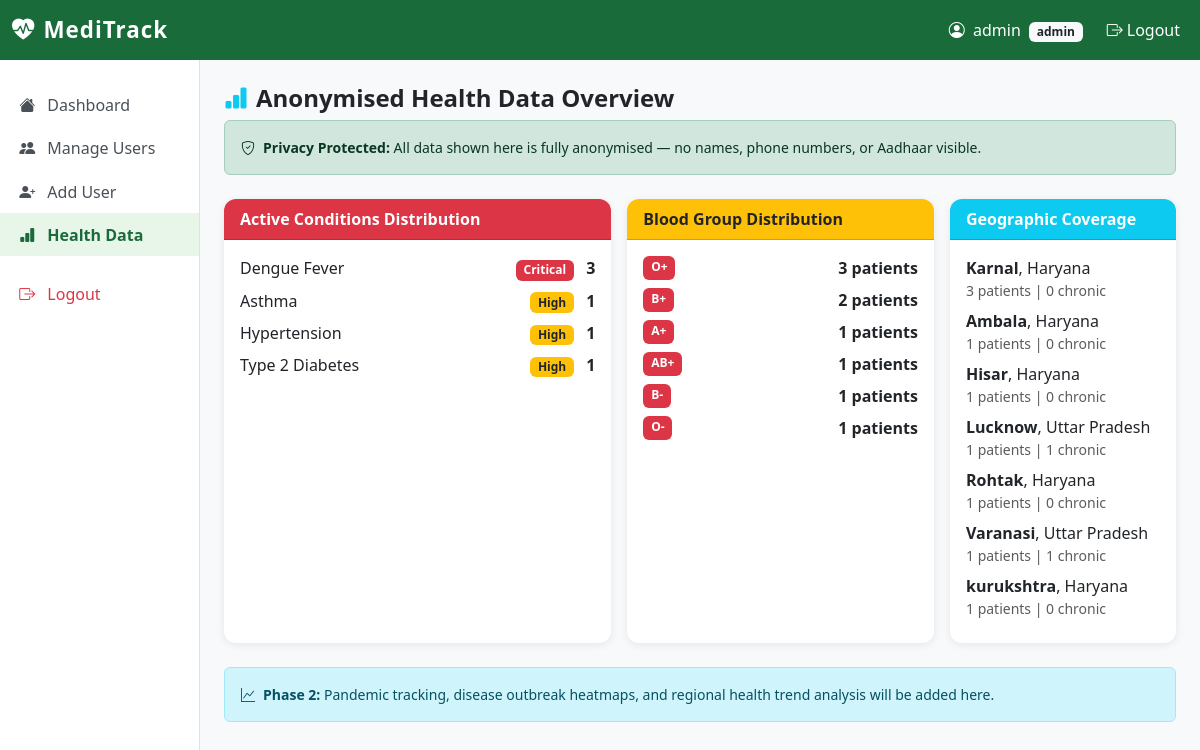
/admin/data-overview (signed in), run on the app's committed database.
### tables this page shows
CREATE TABLE disease_master (
            disease_id TEXT PRIMARY KEY,        -- Unique disease ID
            icd10_code TEXT,                    -- International disease code (e.g. J45 = Asthma)
            disease_category_id TEXT,           -- Links to disease_categories
            disease_name TEXT NOT NULL,         -- English name
            localized_name_hindi TEXT,          -- Hindi name for local use
            risk_level TEXT DEFAULT 'Low',      -- Low / Medium / High / Critical
            is_chronic INTEGER DEFAULT 0        -- 1 = chronic disease, 0 = acute
        );

CREATE TABLE patients (
            patient_id TEXT PRIMARY KEY,        -- UUID, unique identifier for patient
            user_id TEXT NOT NULL,              -- Links to users table for login
            abha_id TEXT,                       -- ABHA health ID (nullable)
            first_name TEXT NOT NULL,           -- Patient first name
            last_name TEXT NOT NULL,            -- Patient last name
            gender TEXT NOT NULL,               -- Male / Female / Other
            date_of_birth TEXT NOT NULL,        -- Date of birth (YYYY-MM-DD)
            blood_group TEXT,                   -- A+, B+, O+, AB+, etc.
            phone_number_encrypted TEXT,        -- Phone number (encrypted for security)
            aadhaar_hash TEXT,                  -- Aadhaar stored as hash only (never raw)
            village_name TEXT,                  -- Patient's village
            district TEXT,                      -- Patient's district
            state TEXT,                         -- Patient's state
            has_chronic_disease INTEGER DEFAULT 0,   -- 1 = yes, 0 = no (emergency flag)
            has_life_threat_allergy INTEGER DEFAULT 0, -- 1 = yes, 0 = no (emergency flag)
            is_pregnant INTEGER DEFAULT 0,      -- 1 = yes, 0 = no (emergency flag)
            organ_donor_status TEXT DEFAULT 'No', -- Yes / No / Unknown
            qr_code_path TEXT,                  -- Path to generated QR code image
            created_at TEXT NOT NULL,           -- When record was created
            updated_at TEXT,                    -- When record was last updated
            sync_status TEXT DEFAULT 'pending', -- 'synced' or 'pending' (for cloud sync)
            FOREIGN KEY (user_id) REFERENCES users(user_id)
        );

### app/routes/admin.py (the view)
@admin_bp.route('/data-overview')
@admin_required
def data_overview():
    disease_stats = execute_query(
        """SELECT dm.disease_name, dm.risk_level, COUNT(*) as patient_count
           FROM patient_diseases pd
           JOIN disease_master dm ON pd.disease_id = dm.disease_id
           WHERE pd.status = 'Active'
           GROUP BY dm.disease_name, dm.risk_level
           ORDER BY patient_count DESC""",
        fetch=True
    )
    district_stats = execute_query(
        """SELECT district, state, COUNT(*) as patient_count,
           SUM(has_chronic_disease) as chronic_count
           FROM patients
           GROUP BY district, state
           ORDER BY patient_count DESC""",
        fetch=True
    )
    blood_group_stats = execute_query(
        """SELECT blood_group, COUNT(*) as count
           FROM patients
           WHERE blood_group IS NOT NULL
           GROUP BY blood_group
           ORDER BY count DESC""",
        fetch=True
    )
    log_audit(session['user_id'], 'admin', 'VIEW_ANONYMISED_DATA',
              details='Admin viewed anonymised health overview',
              ip_address=request.remote_addr)
    return render_template('admin/data_overview.html',
        disease_stats=disease_stats or [],
        district_stats=district_stats or [],
        blood_group_stats=blood_group_stats or []
    )

### app/database/local_db.py (called while the page is built)
def get_connection():
    conn = sqlite3.connect(LOCAL_DB_PATH)
    conn.row_factory = sqlite3.Row  # Allows accessing columns by name
    conn.execute("PRAGMA foreign_keys = ON")  # Enable foreign key support
    conn.execute("PRAGMA journal_mode = WAL")  # Better performance for concurrent access
    return conn

def execute_query(query, params=(), fetch=False, fetchone=False):
    conn = get_connection()
    cursor = conn.cursor()
    try:
        cursor.execute(query, params)
        if fetchone:
            result = cursor.fetchone()
            return dict(result) if result else None
        if fetch:
            results = cursor.fetchall()
            return [dict(row) for row in results]
        conn.commit()
        return cursor.lastrowid
    except Exception as e:
        conn.rollback()
        raise e
    finally:
        conn.close()

### app/routes/admin.py (called while the page is built)
def admin_required(f):
    @wraps(f)
    def decorated_function(*args, **kwargs):
        if 'user_id' not in session:
            flash('Please log in.', 'error')
            return redirect(url_for('auth.login'))
        if session.get('role') != 'admin':
            flash('Access denied. Admin only.', 'error')
            return redirect(url_for('auth.dashboard_redirect'))
        return f(*args, **kwargs)
    return decorated_function

### app/services/auth_service.py (called while the page is built)
def log_audit(user_id, user_role, action, target_patient_id=None, details=None, ip_address=None):
    audit_id = str(uuid.uuid4())
    timestamp = datetime.now().isoformat()
    execute_query(
        """INSERT INTO audit_log (audit_id, user_id, user_role, action, target_patient_id, details, ip_address, timestamp)
           VALUES (?, ?, ?, ?, ?, ?, ?, ?)""",
        (audit_id, user_id, user_role, action, target_patient_id, details, ip_address, timestamp)
    )

### app/templates/admin/data_overview.html (shortened to what this page needs)
{% extends "base.html" %}
{% block content %}
<h4 class="fw-bold mb-2"><i class="bi bi-bar-chart-fill me-2 text-info"></i>Anonymised Health Data Overview</h4>
<div class="alert alert-success small mb-4"><i class="bi bi-shield-check me-2"></i><strong>Privacy Protected:</strong> All data shown here is fully anonymised — no names, phone numbers, or Aadhaar visible.</div>
<div class="row g-3">
    <div class="col-md-5">
        <div class="card h-100">
            <div class="card-header bg-danger text-white">Active Conditions Distribution</div>
            <div class="card-body">{% if disease_stats %}
            {% for d in disease_stats %}
            <div class="d-flex justify-content-between mb-2">
                <span>{{ d.disease_name }}</span>
                <div>
                    <span class="badge bg-{{ 'danger' if d.risk_level == 'Critical' else ('warning text-dark' if d.risk_level == 'High' else 'secondary') }} me-2">{{ d.risk_level }}</span>
                    <strong>{{ d.patient_count }}</strong>
                </div>
            </div>{% endfor %}
            {% else %}<p class="text-muted">No data available.</p>{% endif %}
            </div>
        </div>
    </div>
    <div class="col-md-4">
        <div class="card h-100">
            <div class="card-header bg-warning text-dark">Blood Group Distribution</div>
            <div class="card-body">{% for b in blood_group_stats %}
            <div class="d-flex justify-content-between mb-2">
                <span class="badge bg-danger">{{ b.blood_group }}</span>
                <strong>{{ b.count }} patients</strong>
            </div>{% endfor %}</div>
        </div>
    </div>
    <div class="col-md-3">
        <div class="card h-100">
            <div class="card-header bg-info text-white">Geographic Coverage</div>
            <div class="card-body">{% for d in district_stats %}
            <div class="mb-2">
                <strong>{{ d.district or 'Unknown' }}</strong>, {{ d.state or '' }}
                <small class="text-muted d-block">{{ d.patient_count }} patients | {{ d.chronic_count }} chronic</small>
            </div>{% endfor %}</div>
        </div>
    </div>
</div>
<div class="alert alert-info mt-4 small"><i class="bi bi-graph-up me-2"></i><strong>Phase 2:</strong> Pandemic tracking, disease outbreak heatmaps, and regional health trend analysis will be added here.</div>
{% endblock %}

### app/templates/base.html (style rules this page uses)
:root { --primary: #1a6b3a; --primary-dark: #124d2b; --accent: #e8f5e9; --danger-bg: #fff5f5; }
body { background-color: #f8f9fa; font-family: 'Segoe UI', sans-serif; }
.card { border: none; box-shadow: 0 2px 8px rgba(0,0,0,0.08); border-radius: 12px; }
.card-header { border-radius: 12px 12px 0 0 !important; font-weight: 600; }

### data on the page
disease_master: disease_name "Dengue Fever", risk_level "Critical", patient_count "3"
disease_master: disease_name "Asthma", risk_level "High", patient_count "1"
disease_master: disease_name "Hypertension", risk_level "High", patient_count "1"
disease_master: disease_name "Type 2 Diabetes", risk_level "High", patient_count "1"
patients: district "Ambala", state "Haryana", patient_count "1", chronic_count "0"
patients: district "Hisar", state "Haryana", patient_count "1", chronic_count "0"
patients: district "Lucknow", state "Uttar Pradesh", patient_count "1", chronic_count "1"
patients: district "Rohtak", state "Haryana", patient_count "1", chronic_count "0"
patients: district "Varanasi", state "Uttar Pradesh", patient_count "1", chronic_count "1"
patients: district "kurukshtra", state "Haryana", patient_count "1", chronic_count "0"

### other printed values
{{ session.username }} "admin"
{{ session.role }} "admin"
{{ b.blood_group }} "O+" "B+" "A+" "AB+" "B-" "O-"
{{ b.count }} "3" "2" "1" "1" "1" "1"
{{ d.district or 'Unknown' }} "Karnal"
{{ d.state or '' }} "Haryana"
{{ d.patient_count }} "3"
{{ d.chronic_count }} "0"
